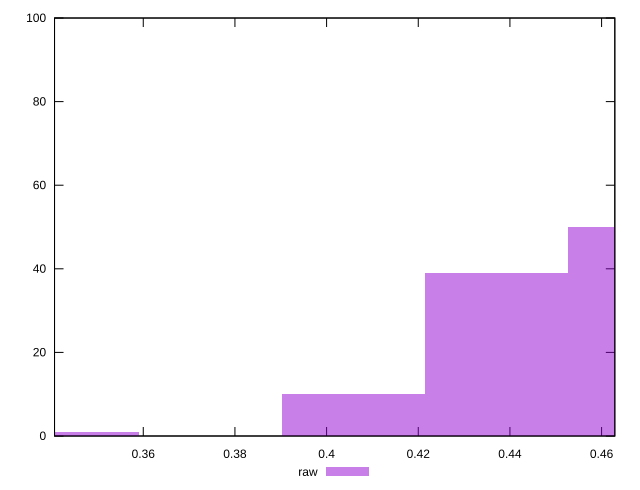

Write gnuplot code to recreate this figure.
reset

$raw <<EOF
0.34340660289454766 1
0.46828173121983774 50
0.43706294913851523 39
0.4058441670571927 10
EOF

set key outside below
set boxwidth 0.031218782081322515
set xrange [0.34064048560138477:0.46288663873701413]
set yrange [0:100]
set trange [0:100]
set style fill transparent solid 0.5 noborder
set terminal svg size 640, 490 enhanced background rgb 'white'
set output "reports/report_00032_2021-02-25T10-28-15.087Z/meta/pScore/samples/astro/raw/histogram.svg"

plot $raw title "raw" with boxes

reset
